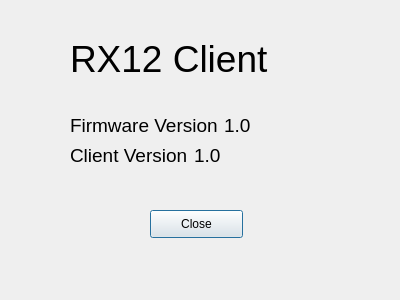
<?xml version="1.0" encoding="UTF-8"?>
<ui version="4.0">
 <class>AboutDialog</class>
 <widget class="QDialog" name="AboutDialog">
  <property name="geometry">
   <rect>
    <x>0</x>
    <y>0</y>
    <width>400</width>
    <height>300</height>
   </rect>
  </property>
  <property name="windowTitle">
   <string>About RX12 Client</string>
  </property>
  <widget class="QLabel" name="label">
   <property name="geometry">
    <rect>
     <x>70</x>
     <y>30</y>
     <width>240</width>
     <height>57</height>
    </rect>
   </property>
   <property name="font">
    <font>
     <pointsize>28</pointsize>
    </font>
   </property>
   <property name="text">
    <string>RX12 Client</string>
   </property>
  </widget>
  <widget class="QPushButton" name="closeButton">
   <property name="geometry">
    <rect>
     <x>150</x>
     <y>210</y>
     <width>93</width>
     <height>28</height>
    </rect>
   </property>
   <property name="text">
    <string>Close</string>
   </property>
  </widget>
  <widget class="QWidget" name="layoutWidget1">
   <property name="geometry">
    <rect>
     <x>70</x>
     <y>110</y>
     <width>241</width>
     <height>30</height>
    </rect>
   </property>
   <layout class="QHBoxLayout" name="horizontalLayout">
    <item>
     <widget class="QLabel" name="label_2">
      <property name="font">
       <font>
        <pointsize>14</pointsize>
       </font>
      </property>
      <property name="text">
       <string>Firmware Version</string>
      </property>
     </widget>
    </item>
    <item>
     <widget class="QLabel" name="firmwareVersionLabel">
      <property name="font">
       <font>
        <pointsize>14</pointsize>
       </font>
      </property>
      <property name="text">
       <string>1.0</string>
      </property>
     </widget>
    </item>
   </layout>
  </widget>
  <widget class="QWidget" name="layoutWidget2">
   <property name="geometry">
    <rect>
     <x>70</x>
     <y>140</y>
     <width>241</width>
     <height>30</height>
    </rect>
   </property>
   <layout class="QHBoxLayout" name="horizontalLayout_2">
    <item>
     <widget class="QLabel" name="label_3">
      <property name="font">
       <font>
        <pointsize>14</pointsize>
       </font>
      </property>
      <property name="text">
       <string>Client Version</string>
      </property>
     </widget>
    </item>
    <item>
     <widget class="QLabel" name="clientVersionLabel">
      <property name="font">
       <font>
        <pointsize>14</pointsize>
       </font>
      </property>
      <property name="text">
       <string>1.0</string>
      </property>
     </widget>
    </item>
   </layout>
  </widget>
 </widget>
 <resources/>
 <connections/>
</ui>
